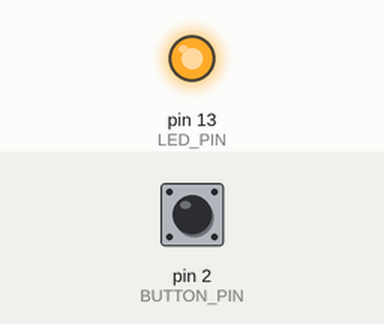
Recording of a sketch running on a simulated Arduino Uno, built with avr-gcc and run on an emulated ATmega328P. Parts: output pins drawn as LEDs (lit = HIGH). The test bench sets the inputs (shaded band); at power-on: pin 2 (BUTTON_PIN) HIGH. What the sketch prints to the serial monitor is not drawn.

Above: at 0.1 s.
At 1.2 s:
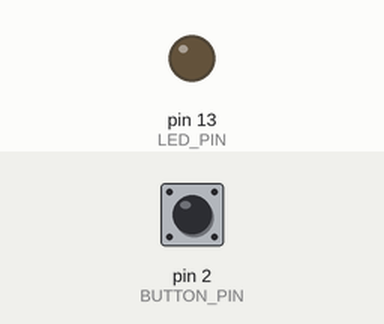
Timing chart, 0 to 2.7 s (numbered marks = the images above):
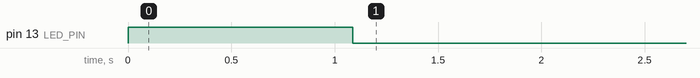

The sketch:

blinkoneled.ino
```cpp
const int BUTTON_PIN = 2;  // the pin number for the button
const int LED_PIN = 13;    // the pin number for the LED

int buttonState = LOW;     // variable for storing the button state
int lastButtonState = LOW; // variable for storing the previous button state
unsigned long lastDebounceTime = 0;  // the last time the button was debounced
unsigned long debounceDelay = 50;    // the debounce time in milliseconds

unsigned long blinkStartTime = 0;   // the time the LED started blinking
const unsigned long blinkDuration = 1000;  // the duration of the blink in milliseconds

unsigned long loopStartTime = 0;    // the time loop() started running
unsigned long loopCounter = 0;      // the number of times loop() has run

void setup() {
  pinMode(BUTTON_PIN, INPUT_PULLUP);  // set the button pin as input with internal pullup resistor
  pinMode(LED_PIN, OUTPUT);           // set the LED pin as output
  Serial.begin(9600);                 // initialize the serial communication for debugging
}

void loop() {
  loopStartTime = millis();  // record the start time of loop()

  // debounce the button
  int reading = digitalRead(BUTTON_PIN);
  if (reading != lastButtonState) {
    lastDebounceTime = millis();
  }

  if ((millis() - lastDebounceTime) > debounceDelay) {
    if (reading != buttonState) {
      buttonState = reading;
      if (buttonState == HIGH) {  // button is pressed
        blinkStartTime = millis();  // start the blink timer
      }
    }
  }
  lastButtonState = reading;

  // blink the LED for 1 second after the button is pressed
  if ((millis() - blinkStartTime) < blinkDuration) {
    digitalWrite(LED_PIN, HIGH);
  } else {
    digitalWrite(LED_PIN, LOW);
  }

  // count the times loop() has run
  loopCounter++;

  // print the loop time and counter for debugging
  Serial.print("Loop time: ");
  Serial.print(millis() - loopStartTime);
  Serial.print(", Loop counter: ");
  Serial.println(loopCounter);
}

/*
The loop() function runs continuously,
and it first records the start time of the loop using millis().
It then debounces the button using a simple algorithm that compares
 the current reading with the previous reading and the last debounce time.
 If the button is pressed, it starts the blink timer using millis().

  The LED is turned on for the duration of the blink using digitalWrite().
  The number of times the loop() function has run is counted using the
  loopCounter variable, which is printed to the serial monitor for debugging
  purposes along with the loop time.
*/
```

Measured:
- by itself, pin 13 (LED_PIN): LOW → HIGH at 0.00 s, → LOW 1.1 s later
